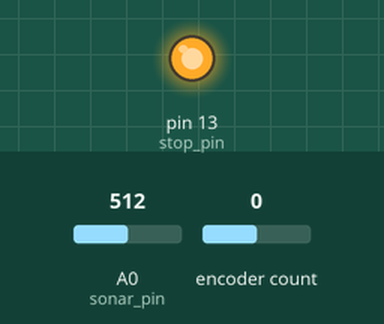
Simulated run of this sketch. Board: Arduino Uno, built with avr-gcc and run on an emulated ATmega328P. On the bench: output pins drawn as LEDs (lit = HIGH). Inputs (shaded band) come from the test bench; at power-on: A0 (sonar_pin) = 512, encoder count 0. What the sketch prints to the serial monitor is not drawn.

Above: at 1.2 s.
1.3 s: A0 (sonar_pin) set to 588
2.8 s: A0 (sonar_pin) set to 608
At 3.2 s:
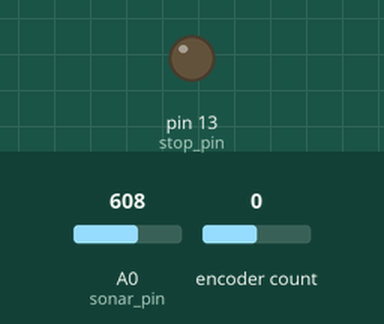
4.3 s: A0 (sonar_pin) set to 589
At 5.5 s:
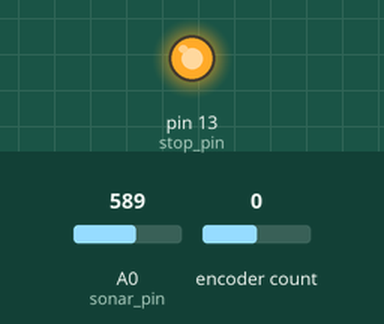
5.8 s: A0 (sonar_pin) set to 609
At 6.7 s:
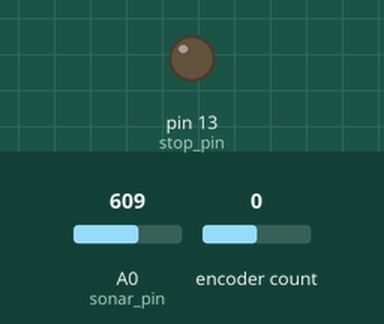
Timing chart, 0 to 8.3 s (numbered marks = the images above; inputs shaded):
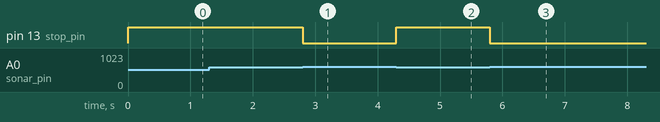

The sketch:

sensors.ino
```cpp
//Polls all sensor data from the kart and pushes it to the Pi through a serial connection
//Sensors include: Hall effect for speed, encoder for steering motor position (using a handy encoder library),
//and a sonar sensor for auto-breaking

#include <Encoder.h>

Encoder myEnc(3, 4);
volatile unsigned int revolutions;
unsigned long lastmillis;
float last = 0;
float timeElapsed = 0;
float circ = .6723;
float mph;
float last_mph;
float mph_conversion = circ * 2.23694*1000;

long oldPosition  = -999;
float old_speed = -999;
long newPosition = 0;
int sonar_pin = 0;
int stop_pin = 13;
int hall_pin = 0;

void setup() {
  Serial.begin(115200);
//  attachInterrupt(hall_pin, update_mph, RISING);
  revolutions = 0;
  mph = 0;
  lastmillis = 0;
  pinMode(stop_pin, OUTPUT);      // sets the digital pin as output
  last = millis();


}
//analog scaling factor is .00500489=5 *(5.0 / 1023.0)--voltage conversion /(5/1024)--voltage scaling /1000--conversion to m from mm
void loop() {
  if(analogRead(sonar_pin)<599){ // 599 = .00500489/3 meters -- simplifying the inequality
    digitalWrite(stop_pin, HIGH);
  }
  else{
    digitalWrite(stop_pin, LOW);
  }
  newPosition = myEnc.read();
  // float current_speed=0; //mateen needs to get hall effect code for this to work, this should read in speed from hall sensor
  if (newPosition != oldPosition) {
    oldPosition = newPosition;
    Serial.println(String(newPosition*.0975) + " " + String(mph));
  }
}
// I dont think we need this check after all if we have a 1 second latency
// if(abs(current_speed-old_speed)>1) {
//   Serial.println(String(newPosition*.0975) + " " + current_speed);
// }

 void update_mph()
 {
   timeElapsed = millis() - last;
   mph = mph_conversion/timeElapsed;
   if(mph!=last_mph){
       Serial.println(String(newPosition*.0975) + " " + String(mph));
       last_mph = mph;
   }
   last = millis();
 }
```

Measured:
- the behaviour switches between 598 and 599 on A0 (sonar_pin) (found by bisection; images 0 and 1)
- after the input at 1.3 s, every drawn part: stays the same
- after the input at 2.8 s, pin 13 (stop_pin): HIGH → LOW at once
- after the input at 4.3 s, pin 13 (stop_pin): LOW → HIGH at once
- after the input at 5.8 s, pin 13 (stop_pin): HIGH → LOW at once
